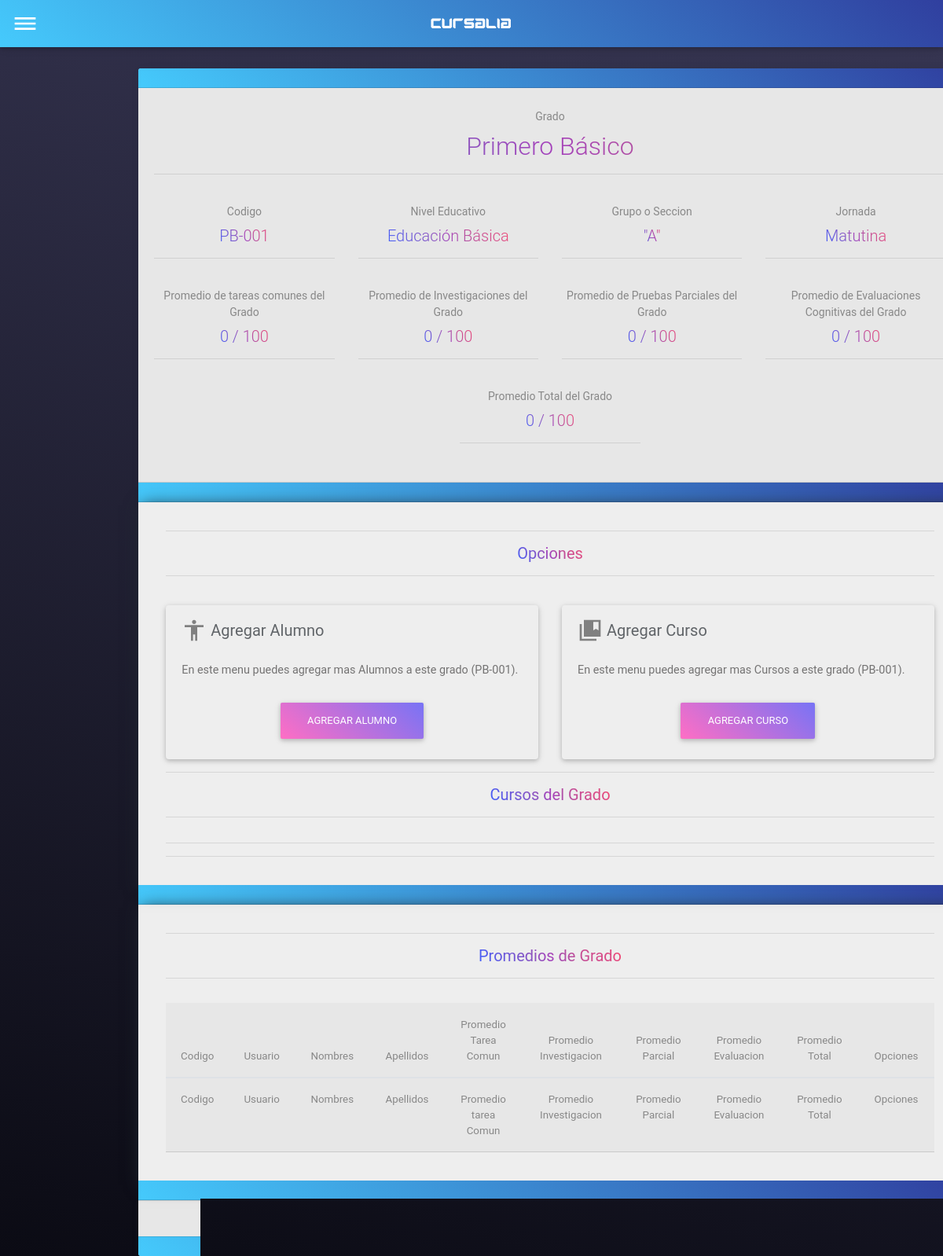
The app's page /Cursalia/ver_grado.php?grado=4 (signed in) with its own data.
### tables this page shows
CREATE TABLE IF NOT EXISTS `grados` (
  `idGrado` int(11) NOT NULL AUTO_INCREMENT,
  `Codigo_Grado` varchar(32) NOT NULL,
  `NombreGrado` varchar(64) NOT NULL,
  `Descripcion` varchar(1000) NOT NULL,
  `FK_Seccion` int(11) NOT NULL,
  `FK_Jornada` int(11) NOT NULL,
  `FK_Nivel_Estudiantil` int(11) NOT NULL,
  PRIMARY KEY (`idGrado`),
  KEY `FK_Grado_Jornada` (`FK_Jornada`),
  KEY `FK_Grado_NivelEstudiantil` (`FK_Nivel_Estudiantil`),
  KEY `FK_Grado_Seccion` (`FK_Seccion`)
);

CREATE TABLE IF NOT EXISTS `nivel_estudiantil` (
  `idNivelEstudiantil` int(11) NOT NULL AUTO_INCREMENT,
  `Nivel_Estudiantil` varchar(64) NOT NULL,
  PRIMARY KEY (`idNivelEstudiantil`)
);

CREATE TABLE IF NOT EXISTS `secciones` (
  `idSeccion` int(11) NOT NULL AUTO_INCREMENT,
  `NombreSeccion` varchar(8) NOT NULL,
  PRIMARY KEY (`idSeccion`)
);

CREATE TABLE IF NOT EXISTS `jornada` (
  `idJornada` int(11) NOT NULL AUTO_INCREMENT,
  `Jornada` varchar(32) NOT NULL,
  `Descripcion` varchar(255) NOT NULL,
  PRIMARY KEY (`idJornada`)
);

### Cursalia/controlador/promediador_grado.php (called while the page is built, shortened)
<?php
$PromedioTotTarC = 0;
$PromedioTotTarI = 0;
$PromedioTotParc = 0;
$PromedioTotEval = 0;
$PromedioTotal = $PromedioTotTarC + $PromedioTotTarI + $PromedioTotParc + $PromedioTotEval;
?>

### Cursalia/vistas/data_grados_cards.php (the view, shortened to what this page needs)
<?php
if ($_SESSION['active'] == true) {
    if ($Rol1 == 1) {
        require_once 'controlador/conexion.php';
        $SQL2 = 'SELECT
                    grados.idGrado,
                    grados.Codigo_Grado,
                    grados.NombreGrado,
                    grados.Descripcion,
                    secciones.NombreSeccion,
                    jornada.Jornada,
                    nivel_estudiantil.Nivel_Estudiantil
                FROM
                    grados
                INNER JOIN nivel_estudiantil ON grados.FK_Nivel_Estudiantil = nivel_estudiantil.idNivelEstudiantil
                INNER JOIN jornada ON grados.FK_Jornada = jornada.idJornada
                INNER JOIN secciones ON grados.FK_Seccion = secciones.idSeccion
                WHERE
                    grados.idGrado = ' . $idGrado . ';';
        $resultado1 = mysqli_query($conexion, $SQL2);
        while ($columna1 = mysqli_fetch_array($resultado1)) {
?>
                <div id="cards_ver_curso" class="card">
                    <div class="card-header blue-gradient" style="color: #888;">
                    </div>
                        <div class="card-header" style="color: #888;">
                            <div class="row">
                                <div class="col text--center" style="margin-top: 1em;">
                                    <label>Grado</label>
                                    <h2 class="curso-cards"><?php echo $columna1['2']; ?></h2>
                                    <hr>
                                </div>
                            </div>
                            <br>
                            <div class="row justify-content-center">
                                <div class="col-lg-3">
                                    <center>
                                        <label>Codigo</label>
                                        <h5><a class="curso-cards" href="#!"><?php echo $columna1['1']; ?></a></h5>
                                        <hr>
                                    </center>
                                </div>
                                <div class="col-lg-3">
                                    <center>
                                        <label>Nivel Educativo</label>
                                        <h5><a class="curso-cards" href="#!"><?php echo $columna1['6']; ?></a></h5>
                                        <hr>
                                    </center>
                                </div>
                                <div class="col-lg-3">
                                    <center>
                                        <label>Grupo o Seccion</label>
                                        <h5><a class="curso-cards" href="#!">"<?php echo $columna1['4']; ?>"</a></h5>
                                        <hr>
                                    </center>
                                </div>
                                <div class="col-lg-3">
                                    <center>
                                        <label>Jornada</label>
                                        <h5><a class="curso-cards" href="#!"><?php echo $columna1['5']; ?></a></h5>
                                        <hr>
                                    </center>
                                </div>
                            </div>
                            <br>
                            <div class="row justify-content-center">
                                <div class="col-lg-3">
                                    <?php
                                        require_once 'controlador/promediador_grado.php';
                                    ?>
                                    <center>
                                        <label>Promedio de tareas comunes del Grado</label>
                                        <h5><a class="curso-cards" href="#!"><?php echo $PromedioTotTarC; ?> / 100</a></h5>
                                        <hr>
                                    </center>
                                </div>
                                <div class="col-lg-3">
                                    <center>
                                        <label>Promedio de Investigaciones del Grado</label>
                                        <h5><a class="curso-cards" href="#!"><?php echo $PromedioTotTarI; ?> / 100</a></h5>
                                        <hr>
                                    </center>
                                </div>
                                <div class="col-lg-3">
                                    <center>
                                        <label>Promedio de Pruebas Parciales del Grado</label>
                                        <h5><a class="curso-cards" href="#!"><?php echo $PromedioTotParc; ?> / 100</a></h5>
                                        <hr>
                                    </center>
                                </div>
                                <div class="col-lg-3">
                                    <center>
                                        <label>Promedio de Evaluaciones Cognitivas del Grado</label>
                                        <h5><a class="curso-cards" href="#!"><?php echo $PromedioTotEval; ?> / 100</a></h5>
                                        <hr>
                                    </center>
                                </div>
                            </div>
                            <br>
                            <div class="row justify-content-center">
                                <div class="col-lg-3">
                                    <center>
                                        <label>Promedio Total del Grado</label>
                                        <h5><a class="curso-cards" href="#!"><?php echo $PromedioTotal; ?> / 100</a></h5>
                                        <hr>
                                    </center>
                                </div>
                            </div>
                            <br>
                        </div>
                        <div class="card-header blue-gradient" style="color: #888;">
                        </div>
                        <div id="data_curso_card" class="card-body">
                            <div class="container">
                                <div class="row">
                                    <div class="col-lg-12 text--center">
                                        <hr>
                                        <h5><a class="curso-cards" href="#!">Opciones</a></h5>
                                        <hr>
                                    </div>
                                </div>
                                <div class="row">
                                    <div class="col-lg-6">
                                        <br>
                                        <div id="cards" class="card">
                                            <div class="card-body">
                                                <h5 class="card-title">
                                                    <svg class="icons-direccion" xmlns="http://www.w3.org/2000/svg" viewBox="0 0 24 24" fill="gray" width="32px" height="32px">
                                                        <path d="M0 0h24v24H0V0z" fill="none" />
                                                        <path d="M12 2c1.1 0 2 .9 2 2s-.9 2-2 2-2-.9-2-2 .9-2 2-2zm9 7h-6v13h-2v-6h-2v6H9V9H3V7h18v2z" />
                                                    </svg>
                                                    Agregar Alumno
                                                </h5>
                                                <p class="card-text">En este menu puedes agregar mas Alumnos a este grado (<?php echo $columna1['1']; ?>).</p>
                                                <form action="registro_alumno.php" method="POST" class="grid text--center">
                                                    <button name="idGrado" value="<?php echo $idGrado; ?>" type="submit" class="btn btn-info purple-gradient col-3-sm-12">Agregar Alumno</button>
                                                </form>
                                            </div>
                                        </div>
                                    </div>
                                    <div class="col-lg-6">
                                        <br>
                                        <div id="cards " class="card">
                                            <div class="card-body">
                                                <h5 class="card-title">
                                                    <svg class="icons-direccion" xmlns="http://www.w3.org/2000/svg" viewBox="0 0 24 24" fill="gray" width="32px" height="32px">
                                                        <path d="M0 0h24v24H0V0z" fill="none" />
                                                        <path d="M4 6H2v16h16v-2H4V6zm18-4H6v16h16V2zm-2 10l-2.5-1.5L15 12V4h5v8z" />
                                                    </svg>
                                                    Agregar Curso
                                                </h5>
                                                <p class="card-text">En este menu puedes agregar mas Cursos a este grado (<?php echo $columna1['1']; ?>).</p>
                                                <form action="agregar_curso.php" method="POST" class="grid text--center">
                                                    <button name="idGrado" value="<?php echo $idGrado; ?>" type="submit" class="btn btn-info purple-gradient col-3-sm-12">Agregar Curso</button>
                                                </form>
                                            </div>
                                        </div>
                                    </div>
                                </div>
                                <div class="row">
                                    <div class="col-lg-12 text--center">
                                        <hr>
                                        <h5><a class="curso-cards" href="#!">Cursos del Grado</a></h5>
                                        <hr>
                                    </div>
                                </div>
                                <div class="row">
                                    <div class="col-lg-12">
                                        <hr>
                                        <hr>
                                    </div>
                                </div>
                            </div>
                        </div>
                    <div class="card-header blue-gradient" style="color: #888;">
                    </div>
                        <div id="data_curso_card" class="card-body">
                            <div class="container">
                                <div class="row">
                                    <div class="col-lg-12 text--center">
                                        <hr>
                                        <h5><a class="curso-cards" href="#!">Promedios de Grado</a></h5>
                                        <hr>
                                    </div>
                                </div>
                                <div class="row">
                                    <?php
                                        require_once 'vistas/datatable_promedio_grados.php';
                                    ?>
                                </div>
                            </div>
                        </div>
                        <div class="card-header blue-gradient" style="color: #888;">
                        </div>
                        <div class="card-footer text--center" style="color: #888;">
                            <cite><?php echo $columna1['1']; ?></cite>
                        </div>
                        <div class="card-footer blue-gradient" style="color: #888;">
                        </div>
                    </div>
<?php
        }
    }
?>
<?php
}
?>

### Cursalia/vistas/datatable_promedio_grados.php (shortened to what this page needs)
<link href="../js/Datatables/datatables.css" type="text/css" rel="stylesheet" media="screen,projection"/>
    <link href="../js/Datatables/responsive.dataTables.css" type="text/css" rel="stylesheet" media="screen,projection"/>
    <div class="container">
        <div id="xd" style="margin-top: 15px;">
            <div class="row">
                <div class="col-lg-12 table-responsive" id="mydatatable-container">
                    <table id="datatable" class="display table table-hover responsive nowrap" cellspacing="0" width="100%" style="color: #888;">
                        <thead class="card-header">
                            <tr >
                                <th id="th-row" scope="col">Codigo</th>
                                <th id="th-row" scope="col">Usuario</th>
                                <th id="th-row" scope="col">Nombres</th>
                                <th id="th-row" scope="col">Apellidos</th>
                                <th id="th-row" scope="col">Promedio <br>Tarea <br>Comun</th>
                                <th id="th-row" scope="col">Promedio <br>Investigacion</th>
                                <th id="th-row" scope="col">Promedio <br>Parcial</th>
                                <th id="th-row" scope="col">Promedio <br>Evaluacion</th>
                                <th id="th-row" scope="col">Promedio <br>Total</th>
                                <th id="th-row" scope="col">Opciones</th>
                            </tr>
                        </thead>
                        <tfoot class="card-header">
                            <tr>
                                <th id="th-row" scope="col">Codigo</th>
                                <th id="th-row" scope="col">Usuario</th>
                                <th id="th-row" scope="col">Nombres</th>
                                <th id="th-row" scope="col">Apellidos</th>
                                <th id="th-row" scope="col">Promedio <br>tarea <br>Comun</th>
                                <th id="th-row" scope="col">Promedio <br>Investigacion</th>
                                <th id="th-row" scope="col">Promedio <br>Parcial</th>
                                <th id="th-row" scope="col">Promedio <br>Evaluacion</th>
                                <th id="th-row" scope="col">Promedio <br>Total</th>
                                <th id="th-row" scope="col">Opciones</th>
                            </tr>
                        </tfoot>
                    </table>
                </div>
            </div>
        </div>
    </div>

### records on screen
grados: NombreGrado "Primero Básico", Codigo_Grado "PB-001", FK_Nivel_Estudiantil.Nivel_Estudiantil "Educación Básica", FK_Seccion.NombreSeccion "A", FK_Jornada.Jornada "Matutina"
